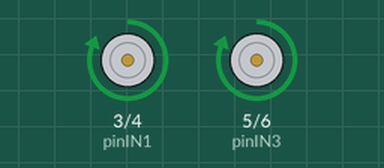
This sketch was run on a simulated Arduino Nano, built with avr-gcc and run on an emulated ATmega328P. Parts: motor-driver pin pairs drawn as motors (green arrow = first pin HIGH = forward, orange = second pin HIGH = backward, longer = more drive, scaled by the enable pin). What the sketch prints to the serial monitor is not drawn.

Above: at 0.1 s.
At 9.1 s:
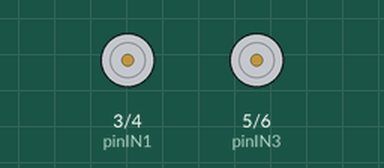
At 18.1 s:
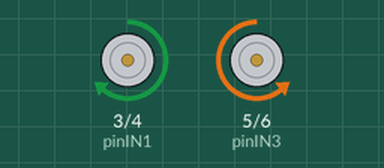
At 37.1 s:
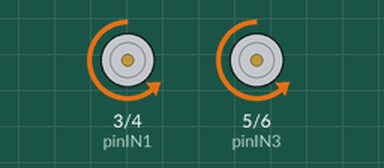
Timing chart, 0 to 38.6 s (numbered marks = the images above):
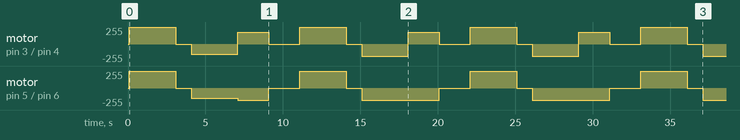

Measured:
- by itself, motor on pin 3 (pinIN1) / pin 4 (pinIN2): stopped → forward 255/255 at 0.09 s, → stopped 3.0 s later, → backward 150/255 1.0 s later, → forward 180/255 3.0 s later, … (18 changes in this stretch)
- by itself, motor on pin 5 (pinIN3) / pin 6 (pinIN4): stopped → forward 255/255 at 0.09 s, → stopped 3.0 s later, → backward 150/255 1.0 s later, → backward 180/255 3.0 s later, … (16 changes in this stretch)

The sketch:

Teste_Motores_PonteH.ino
```cpp
/**
 * @file Teste_Motores_PonteH.ino
 * @brief Código isolado para teste de motores DC via Ponte H no Arduino Nano
 * @layer Unidade de Tração (Tanque)
 */

// Definição dos pinos de controle do Motor Esquerdo
const int pinIN1 = 3;  // Controle de direção (PWM opcional)
const int pinIN2 = 4;  // Controle de direção

// Definição dos pinos de controle do Motor Direito
const int pinIN3 = 5;  // Controle de direção (PWM opcional)
const int pinIN4 = 6;  // Controle de direção

// Definição dos pinos de ativação/velocidade (Se a sua Ponte H usar jumpers ENA/ENB)
// Se a sua placa não usar pinos Enable separados, ignore-os e controle a velocidade direto nos pinos IN usando analogWrite.
const int pinENA = 11; // Pino PWM para velocidade do Motor Esquerdo
const int pinENB = 10; // Pino PWM para velocidade do Motor Direito

void setup() {
  Serial.begin(9600);
  Serial.println("[MOTORES] Configurando pinos de saida...");

  // Configura todos os pinos de controle do motor como saídas
  pinMode(pinIN1, OUTPUT);
  pinMode(pinIN2, OUTPUT);
  pinMode(pinIN3, OUTPUT);
  pinMode(pinIN4, OUTPUT);
  pinMode(pinENA, OUTPUT);
  pinMode(pinENB, OUTPUT);

  Serial.println("✅ [MOTORES] Pronto. Iniciando sequencia de testes...");
}

void loop() {
  // --- TESTE 1: Mover para a Frente com Velocidade Máxima (255) ---
  Serial.println("[MOTORES] Movimento: FRENTE (Velocidade Maxima)");
  analogWrite(pinENA, 255);
  analogWrite(pinENB, 255);
  digitalWrite(pinIN1, HIGH);
  digitalWrite(pinIN2, LOW);
  digitalWrite(pinIN3, HIGH);
  digitalWrite(pinIN4, LOW);
  delay(3000); // Mantém por 3 segundos

  // --- TESTE 2: Travar os motores (Paragem de emergência) ---
  Serial.println("[MOTORES] Movimento: PARADO");
  digitalWrite(pinIN1, LOW);
  digitalWrite(pinIN2, LOW);
  digitalWrite(pinIN3, LOW);
  digitalWrite(pinIN4, LOW);
  delay(1000); // Fica parado por 1 segundo

  // --- TESTE 3: Mover para Trás com Meia Velocidade (150) ---
  Serial.println("[MOTORES] Movimento: TRAS (Meia Velocidade)");
  analogWrite(pinENA, 150);
  analogWrite(pinENB, 150);
  digitalWrite(pinIN1, LOW);
  digitalWrite(pinIN2, HIGH);
  digitalWrite(pinIN3, LOW);
  digitalWrite(pinIN4, HIGH);
  delay(3000);

  // --- TESTE 4: Girar no Próprio Eixo (Curva para a Direita) ---
  Serial.println("[MOTORES] Movimento: CURVA DIREITA");
  analogWrite(pinENA, 180);
  analogWrite(pinENB, 180);
  digitalWrite(pinIN1, HIGH); // Motor Esquerdo para a frente
  digitalWrite(pinIN2, LOW);
  digitalWrite(pinIN3, LOW);  // Motor Direito para trás
  digitalWrite(pinIN4, HIGH);
  delay(2000);

  // Desliga tudo antes de reiniciar o loop
  digitalWrite(pinIN1, LOW);
  digitalWrite(pinIN2, LOW);
  digitalWrite(pinIN3, LOW);
  digitalWrite(pinIN4, LOW);
  Serial.println("[MOTORES] Fim do ciclo de testes. Reiniciando em 2 segundos...");
  delay(2000);
}
```
